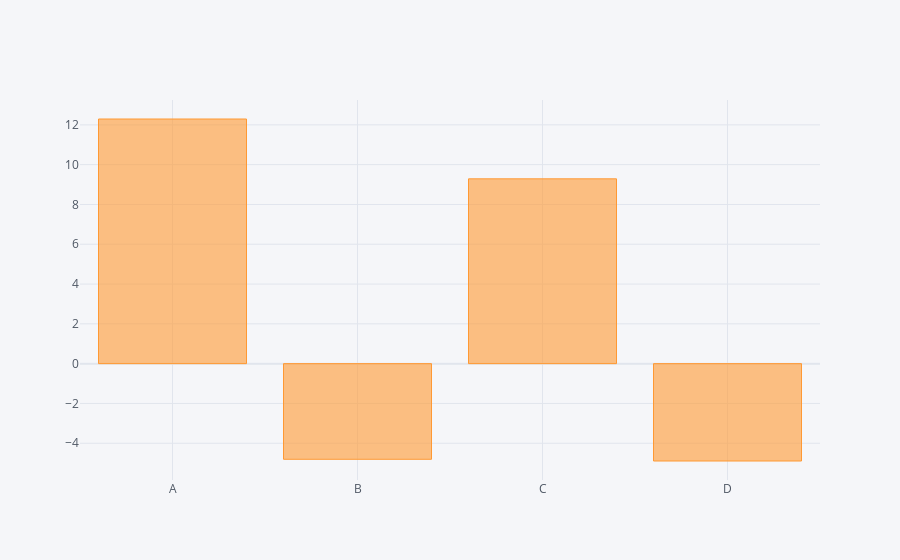

Write notebook code for a chart like this one.
### Markdown cell above
**Gráficos de Barras**

### Code cell
df.sum().iplot(kind='bar')

### Figure 1 — Plotly figure (JSON) as saved in the notebook; plotly's stock layout.template omitted (floating-point values rounded to 4 significant figures)
{"data": [{"marker": {"color": "rgba(255, 153, 51, 0.6)", "line": {"color": "rgba(255, 153, 51, 1.0)", "width": 1}}, "name": "None", "orientation": "v", "text": "", "type": "bar", "x": ["A", "B", "C", "D"], "y": [12.29, -4.808, 9.288, -4.894]}], "layout": {"legend": {"bgcolor": "#F5F6F9", "font": {"color": "#4D5663"}}, "paper_bgcolor": "#F5F6F9", "plot_bgcolor": "#F5F6F9", "title": {"font": {"color": "#4D5663"}}, "xaxis": {"gridcolor": "#E1E5ED", "showgrid": true, "tickfont": {"color": "#4D5663"}, "title": {"font": {"color": "#4D5663"}, "text": ""}, "zerolinecolor": "#E1E5ED"}, "yaxis": {"gridcolor": "#E1E5ED", "showgrid": true, "tickfont": {"color": "#4D5663"}, "title": {"font": {"color": "#4D5663"}, "text": ""}, "zerolinecolor": "#E1E5ED"}}}
